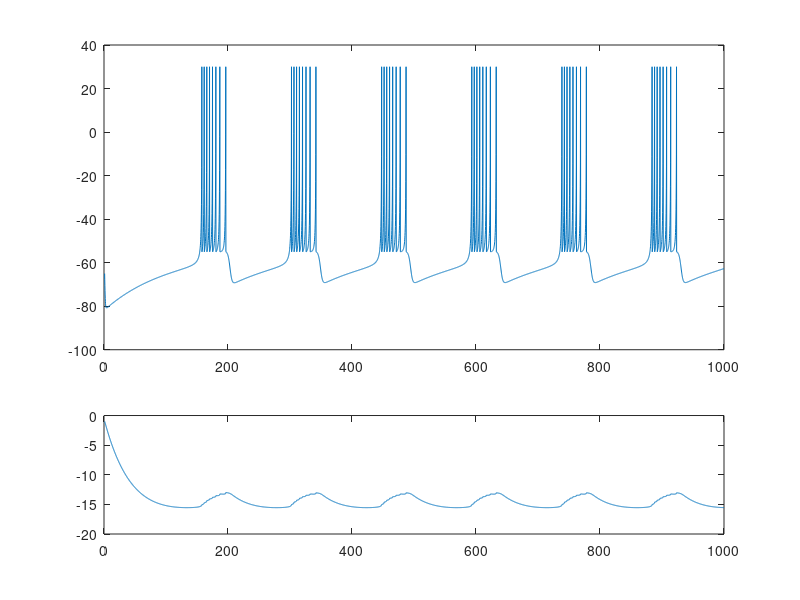

Write the MATLAB code that produced this figure.
%----------------------------------------------------
% Name: Rajkumar Conjeevaram Mohan
% Email: Rajkumar.Conjeevaram-Mohan14@imperial.ac.uk
% File Name: IzNeuronDemo.m
%----------------------------------------------------

dt = 0.2;
T = 1:dt:200;
I = 10; % Base ( Dendritic ) current.

%---- Excitatory Neuron Dynamics
% a = 0.02;
% b = 0.2;
% c = -65;
% d = 8;

%---- Inhibitory Neuron Dynamics
%a = 0.02;
%b = 0.25;
%c = -65;
%d = 2;

%---- Bursting Neuron Dynamics
a = 0.02;
b = 0.25;
c = -55;
d = 0;
T = 1:dt:1000;
I = 0.8;

THRESHOLD = 30;

v(1) = -65;
u(1) = -1;

for t = 1:length(T)-1
    v(t+1) = v(t) + dt*( 0.04*v(t)^2 + 5*v(t) + 140 - u(t) + I );
    u(t+1) = u(t) + dt*( a*( b*v(t) - u(t) ) );
    
    if v(t+1) >= THRESHOLD
        %v(t) = dirac(v(t));
        v(t) = 30;
        v(t+1) = c;
        u(t+1) = u(t+1)+d;
    end
end

subplot(3,1,[1,2]);
plot(T, v);
%xlim([0 200]);

subplot(3,1,3);
plot(T, u);
%xlim([0 200]);